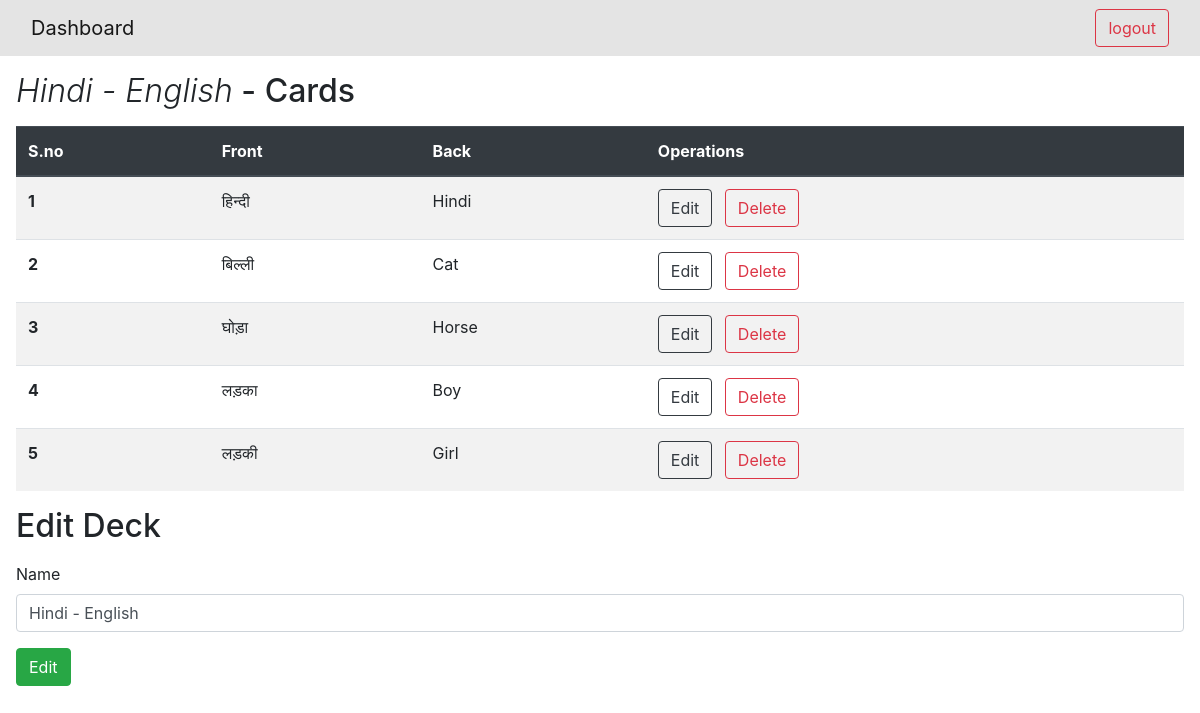
/edit/12 (signed in), run on the app's committed database.
### main.py (models this page shows)
class Decks(db.Model):
    __tablename__ = 'decks'
    deck_id = db.Column(db.Integer, primary_key=True, autoincrement=True)
    name = db.Column(db.String, nullable=False)
    score = db.Column(db.String)
    last_reviewed = db.Column(db.DateTime)
    user_decks = db.relationship("User", secondary="user_decks")

class Cards(db.Model):
    __tablename__ = 'cards'
    card_id = db.Column(db.Integer, primary_key=True, autoincrement=True)
    front = db.Column(db.String, nullable=False)
    back = db.Column(db.String, nullable=False)
    score = db.Column(db.Integer)
    count = db.Column(db.Integer)

### application/controllers.py (the view, shortened to what this page needs)
@app.route("/edit/<int:deck_id>", methods=["GET", "POST"])
@login_required
def edit(deck_id):
    deck = Decks.query.filter_by(deck_id = deck_id).first()
    name = deck.name
    if request.method == "GET":
        deck_cards = DeckCards.query.filter_by(deck_id = deck_id).all()
        cards = []
        for deck_card in deck_cards:
            card = Cards.query.filter_by(card_id = deck_card.card_id).first()
            cards.append(card)
        return render_template("edit_deck.html", deck=deck, cards = cards)
    return redirect(url_for("dashboard"))

### templates/edit_deck.html (shortened to what this page needs)
<!DOCTYPE html>
<html lang="en">
    <head>
        <link rel="stylesheet" href="https://maxcdn.bootstrapcdn.com/bootstrap/4.5.2/css/bootstrap.min.css">
    </head>
    <body>
        <nav class="navbar navbar-expand-lg navbar-light" style="background-color: #e4e4e4;">
            <div class="container-fluid">
                <a class="navbar-brand" href="/">Dashboard</a>
                <button type="button" class="btn btn-outline-danger" onclick="location.href='/logout';">logout</button>
            </div>
        </nav>
        <h2 class="m-3"><span class="font-weight-light font-italic">{{deck.name}}</span> - Cards</h2>
        {% if cards %}
        <div class="m-3">
            <table class="table table-striped">
                <thead class="thead-dark">
                    <tr>
                        <th scope="col">S.no</th>
                        <th scope="col">Front</th>
                        <th scope="col">Back</th>
                        <th scope="col">Operations</th>
                    </tr>
                </thead>
                <tbody>
                    {% for card in cards %}
                    <tr>
                        <th scope="row">{{loop.index}}</td>
                        <td>{{card.front}}</td>
                        <td>{{card.back}}</td>
                        <td><button type ="button" class="btn btn-outline-dark mr-2" data-toggle="modal" data-target="#editCardModal" data-card_id = "{{card.card_id}}" data-front = "{{card.front}}" data-back = "{{card.back}}">Edit</button>
                            <a href="/delete_card/{{card.card_id}}" class="btn btn-outline-danger">Delete</a></td>
                    </tr>
                    {% endfor %}
                </tbody>
            </table>
        {% else %}
            <p class="m-3">No cards found in this deck, go to <a class = "text-danger" href="/">dashboard</a> to add one.</p>
        {% endif %}
    </div>
        <h2 class="m-3">Edit Deck</h2>
        <div class="m-3">
            <form action="/edit/{{deck.deck_id}}" method="post">
                <div class="form-group">
                    <label for="deck_name">Name</label>
                    <input type="text" id="deck_name" name="deck_name" value="{{deck.name}}" class="form-control" required>
                </div>
                <button type="submit" class="btn btn-success">Edit</button>
            </form>
        </div>
    </body>
</html>

### data on the page
Decks: name "Hindi - English", deck_name "Hindi - English"
Cards: front "हिन्दी", back "Hindi"
Cards: front "बिल्ली", back "Cat"
Cards: front "घोड़ा", back "Horse"
Cards: front "लड़का", back "Boy"
Cards: front "लड़की", back "Girl"
